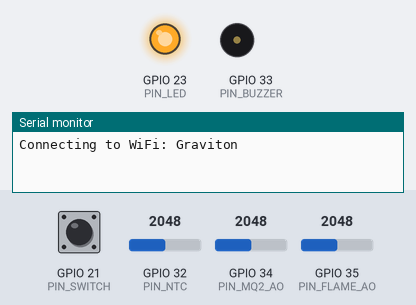
Bench run of a sketch on a simulated ESP32. Shown: output pins drawn as LEDs (lit = HIGH), buzzer (waves = sounding, pin HIGH), the last lines printed to the serial monitor. Dashed ring = blinking. The inputs (shaded band) are chosen by the test bench; at power-on: GPIO 32 (PIN_NTC) = 2048, GPIO 21 (PIN_SWITCH) HIGH, GPIO 34 (PIN_MQ2_AO) = 2048, GPIO 35 (PIN_FLAME_AO) = 2048. WiFi joins after 1.5 s; servers stay silent unless stated; uploads are accepted with an empty reply.

Above: at 0.3 s.
At 2.9 s:
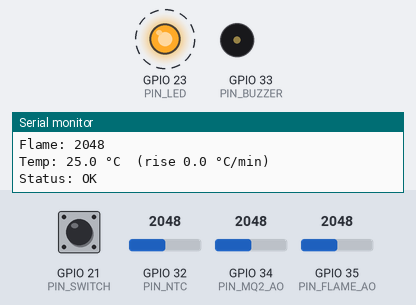
3.0 s: GPIO 32 (PIN_NTC) set to 3603
6.0 s: GPIO 21 (PIN_SWITCH) pulled LOW for 1 s
9.3 s: GPIO 32 (PIN_NTC) set to 4052
11.6 s: GPIO 32 (PIN_NTC) set to 4095
Timing chart, 0 to 15.6 s (numbered marks = the images above; inputs shaded):
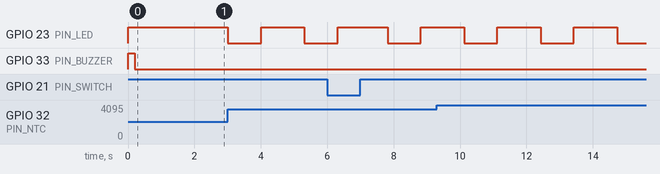

The sketch:

firesight_esp32.ino
```cpp
#include <math.h>
#include <WiFi.h>
#include <HTTPClient.h>
#include <WiFiClientSecure.h>

// ---------- WiFi ----------
const char* WIFI_SSID = "Graviton";
const char* WIFI_PASS = "Graviton@17Hmm";

#define WIFI_CONNECT_TIMEOUT_MS 15000
#define WIFI_RETRY_INTERVAL_MS 10000

// ---------- Server ----------
// FireSight backend (backend/main.py). Replace the IP with your PC's LAN IP.
const char* SERVER_URL = "http://10.29.223.123:8000/api/v1/sensor-data";
#define HTTP_TIMEOUT_MS 5000       // server verifies fire with the camera before answering
#define DEVICE_ID "esp32-fire-01"
#define POST_INTERVAL_MS 2000      // also posts immediately when alarm state changes
#define RESOLVE_RETRY_MS 5000      // retry telling the server about a button press

// ---------- Pins ----------
#define PIN_NTC 32
#define PIN_BUZZER 33
#define PIN_MQ2_AO 34
#define PIN_FLAME_AO 35
#define PIN_LED 23
#define PIN_SWITCH 21              // one leg to GPIO21, other leg to GND (no resistor needed)
                                   // press = fire handled: buzzer off, incident resolved
#define BUTTON_DEBOUNCE_MS 50

#define BUZZER_ON  HIGH            // swap these if your buzzer module is active-LOW
#define BUZZER_OFF LOW
#define LED_ON  LOW               // LED is active-LOW; swap these if it is wired to GND
#define LED_OFF HIGH
#define LED_BLINK_MS 1000           // blink length after a successful POST

// ---------- Fire thresholds (TUNE THESE) ----------
#define SMOKE_THRESHOLD 1500       // smoke vote when raw ADC  >  this (0-4095)
#define FLAME_THRESHOLD 700       // flame vote when raw ADC  <  this (0-4095)
#define TEMP_ALARM_C 57.0          // fixed-temperature alarm point
#define TEMP_ROR_C_PER_MIN 8.3     // rate-of-rise alarm point

#define MQ2_WARMUP_MS 30000        // ignore smoke reading while MQ-2 heats up
#define CONFIRM_CYCLES 2           // consecutive fire readings before buzzer turns on
#define CLEAR_CYCLES 5             // consecutive safe readings before buzzer turns off
#define SENSOR_INTERVAL_MS 1000    // how often sensors are checked

// ---------- Thermistor ----------
// Make sure these match your real parts, otherwise the temperature (and the 57C limit) is wrong.
// If your NTC is 100k, set both SERIES_RESISTOR and NOMINAL_RESISTANCE to 100000.
#define SERIES_RESISTOR 10000
#define NOMINAL_RESISTANCE 10000
#define NOMINAL_TEMPERATURE 25
#define B_COEFFICIENT 3950
#define VCC_MV 3300.0

#define NUM_SAMPLES 16

// ---------- Rate-of-rise history ----------
#define TEMP_HIST_SIZE 64
#define ROR_WINDOW_MS 60000        // look back up to 60 s
#define ROR_MIN_SPAN_MS 15000      // need at least 15 s of data to trust the rate

float tempHist[TEMP_HIST_SIZE];
unsigned long tempHistTime[TEMP_HIST_SIZE];
int tempHistHead = 0;
int tempHistCount = 0;

// ---------- Alarm state ----------
bool fireAlarm = false;
int alarmCount = 0;
int clearCount = 0;

// Live incident: the server confirmed the fire with the camera (or could not be
// reached). The buzzer stays on until the button is pressed, even if the sensors
// clear. While it is live the server doesn't take more photos.
bool incidentLive = false;
// After the button press a new alarm waits until the sensors read clear once,
// so a fire that is still burning doesn't re-trigger straight away.
bool waitForClear = false;
// The button was pressed but the server hasn't heard yet.
bool resolvePending = false;

// Average several ADC samples (raw counts) to reduce noise
int readAveragedRaw(int pin) {
  uint32_t sum = 0;
  for (int i = 0; i < NUM_SAMPLES; i++) {
    sum += analogRead(pin);
    delay(2);
  }
  return (int)(sum / NUM_SAMPLES);
}

// Returns temperature in Celsius, or NAN if the sensor looks disconnected/shorted.
// Wiring assumed: 3.3V -> NTC -> GPIO32 -> fixed resistor -> GND
float readTempC() {
  uint32_t mv = 0;
  for (int i = 0; i < NUM_SAMPLES; i++) {
    mv += analogReadMilliVolts(PIN_NTC);
    delay(2);
  }
  float v = mv / (float)NUM_SAMPLES;

  if (v <= 0 || v >= VCC_MV) return NAN;

  float r = SERIES_RESISTOR * (VCC_MV / v - 1.0);
  float k = log(r / NOMINAL_RESISTANCE) / B_COEFFICIENT + 1.0 / (NOMINAL_TEMPERATURE + 273.15);
  return (1.0 / k) - 273.15;
}

// Stores the reading and returns the temperature rise in C/min over the last ~60 s.
// Returns 0 until enough history exists.
float tempRiseRate(float tempC) {
  if (isnan(tempC)) return 0;

  unsigned long now = millis();
  tempHist[tempHistHead] = tempC;
  tempHistTime[tempHistHead] = now;
  tempHistHead = (tempHistHead + 1) % TEMP_HIST_SIZE;
  if (tempHistCount < TEMP_HIST_SIZE) tempHistCount++;

  int oldest = (tempHistHead - tempHistCount + TEMP_HIST_SIZE) % TEMP_HIST_SIZE;
  for (int k = 0; k < tempHistCount; k++) {
    int idx = (oldest + k) % TEMP_HIST_SIZE;
    unsigned long age = now - tempHistTime[idx];
    if (age <= ROR_WINDOW_MS) {
      if (age < ROR_MIN_SPAN_MS) return 0;
      return (tempC - tempHist[idx]) * 60000.0 / (float)age;
    }
  }
  return 0;
}

// Fire = ALL three sensors are past their limits at the same time.
// 'warning' is set when one or two sensors triggered (not enough for an alarm).
bool evaluateFire(int smoke, int flame, float tempC, float rise, bool &warning) {
  bool smokeValid = millis() > MQ2_WARMUP_MS;

  bool smokeHigh  = smokeValid && (smoke > SMOKE_THRESHOLD);
  bool flameSeen  = flame < FLAME_THRESHOLD;
  bool tempHigh   = !isnan(tempC) && tempC >= TEMP_ALARM_C;
  bool tempRising = rise >= TEMP_ROR_C_PER_MIN;
  bool heat       = tempHigh || tempRising;   // use just 'tempHigh' to require the full 57 C

  int votes = (int)smokeHigh + (int)flameSeen + (int)heat;

  bool fire = (votes == 3);
  warning = (votes >= 1) && !fire;
  return fire;
}

// Buzzer is ON for the whole live incident, until the button is pressed.
void applyBuzzer() {
  digitalWrite(PIN_BUZZER, incidentLive ? BUZZER_ON : BUZZER_OFF);
}

// Debounce the sensors' fire state. This only decides what is posted as "fire";
// the buzzer follows the incident.
void updateAlarm(bool fireNow) {
  if (!fireNow) waitForClear = false;
  if (fireNow && !waitForClear) {
    clearCount = 0;
    if (alarmCount < CONFIRM_CYCLES) alarmCount++;
    if (alarmCount >= CONFIRM_CYCLES) fireAlarm = true;
  } else {
    alarmCount = 0;
    if (fireAlarm && ++clearCount >= CLEAR_CYCLES) {
      fireAlarm = false;
      clearCount = 0;
    }
  }
  applyBuzzer();
}

// Checked every loop pass. Acts on the press, not the release.
void pollButton() {
  static bool lastPressed = false;
  static unsigned long lastChange = 0;

  bool pressed = (digitalRead(PIN_SWITCH) == LOW);   // INPUT_PULLUP: pressed = LOW
  if (pressed == lastPressed || millis() - lastChange < BUTTON_DEBOUNCE_MS) return;
  lastPressed = pressed;
  lastChange = millis();
  if (!pressed) return;

  Serial.println(incidentLive ? "Button pressed -> incident resolved, buzzer OFF"
                              : "Button pressed (no live incident)");
  incidentLive = false;
  fireAlarm = false;
  alarmCount = 0;
  clearCount = 0;
  waitForClear = true;
  // Sent even with no local incident: after a reboot the server may still have one.
  resolvePending = true;
  applyBuzzer();
}

// One short blink to show a successful POST
void blinkLed() {
  digitalWrite(PIN_LED, LED_ON);
  delay(LED_BLINK_MS);
  digitalWrite(PIN_LED, LED_OFF);
}

// Reads "buzz" from the server's JSON reply, e.g. {...,"buzz":true,...}.
// Missing or unreadable -> true (fail-safe: trust the sensors).
bool parseBuzz(const String &body) {
  int i = body.indexOf("\"buzz\"");
  if (i < 0) return true;
  i = body.indexOf(':', i);
  if (i < 0) return true;
  i++;
  while (i < (int)body.length() && body[i] == ' ') i++;
  return !body.startsWith("false", i);
}

// POSTs JSON to 'url'. Returns true on a 2xx response and puts its body in 'reply'.
bool httpPostJson(const String &url, const String &payload, String &reply) {
  if (WiFi.status() != WL_CONNECTED) {
    Serial.println("POST skipped: WiFi not connected");
    return false;
  }

  HTTPClient http;
  WiFiClientSecure secureClient;
  WiFiClient plainClient;

  if (url.startsWith("https://")) {
    secureClient.setInsecure();  // skips certificate check; use setCACert() in production
    http.begin(secureClient, url);
  } else {
    http.begin(plainClient, url);
  }

  http.setConnectTimeout(HTTP_TIMEOUT_MS);
  http.setTimeout(HTTP_TIMEOUT_MS);
  http.addHeader("Content-Type", "application/json");

  int code = http.POST(payload);

  if (code > 0) {
    Serial.print("POST response code: ");
    Serial.println(code);
    if (code >= 200 && code < 300) reply = http.getString();
  } else {
    Serial.print("POST failed: ");
    Serial.println(HTTPClient::errorToString(code));
  }

  http.end();
  return (code >= 200 && code < 300);
}

// Sends sensor readings as JSON via HTTP POST. Returns true on 2xx response and
// sets 'buzz' to the server's decision.
bool postSensorData(int smoke, int flame, float tempC, bool fire, bool &buzz) {
  buzz = true;   // fail-safe until the server says otherwise

  String payload = "{";
  payload += "\"device_id\":\"" DEVICE_ID "\",";
  payload += "\"smoke\":" + String(smoke) + ",";
  payload += "\"flame\":" + String(flame) + ",";
  payload += "\"temperature\":";
  payload += isnan(tempC) ? String("null") : String(tempC, 1);
  payload += ",\"fire\":";
  payload += fire ? "true" : "false";
  payload += "}";

  String reply;
  bool ok = httpPostJson(SERVER_URL, payload, reply);
  if (ok) buzz = parseBuzz(reply);
  return ok;
}

// Tells the server the button was pressed, closing the device's live incident.
// Retried from loop() until it gets through.
void sendResolve() {
  static unsigned long lastTry = 0;
  if (!resolvePending) return;
  if (lastTry != 0 && millis() - lastTry < RESOLVE_RETRY_MS) return;
  lastTry = millis();

  String reply;
  if (httpPostJson(String(SERVER_URL) + "/" DEVICE_ID "/resolve", "{}", reply)) {
    resolvePending = false;
    lastTry = 0;
    Serial.println("Incident resolved on the server");
  }
}

void checkSensors() {
  static unsigned long lastPost = 0;
  static bool lastFireState = false;

  int smokeValue = readAveragedRaw(PIN_MQ2_AO);
  int flameValue = readAveragedRaw(PIN_FLAME_AO);
  float tempC = readTempC();
  float rise = tempRiseRate(tempC);

  // Decide and drive the buzzer FIRST, before any slow network work
  bool warning = false;
  bool fireNow = evaluateFire(smokeValue, flameValue, tempC, rise, warning);
  updateAlarm(fireNow);

  Serial.print("Smoke: ");
  Serial.print(smokeValue);
  if (millis() <= MQ2_WARMUP_MS) Serial.print("  (MQ-2 warming up)");
  Serial.println();

  Serial.print("Flame: ");
  Serial.println(flameValue);

  Serial.print("Temp: ");
  if (isnan(tempC)) {
    Serial.println("Error/Disconnected");
  } else {
    Serial.print(tempC, 1);
    Serial.print(" °C  (rise ");
    Serial.print(rise, 1);
    Serial.println(" °C/min)");
  }

  Serial.print("Status: ");
  Serial.println(incidentLive ? "FIRE INCIDENT LIVE (press button to resolve)"
                              : (fireAlarm ? "FIRE ALARM" : (warning ? "WARNING" : "OK")));
  Serial.println();

  // Post every POST_INTERVAL_MS, or immediately when the alarm state changes
  unsigned long now = millis();
  if (fireAlarm != lastFireState || now - lastPost >= POST_INTERVAL_MS) {
    lastFireState = fireAlarm;
    lastPost = now;
    bool buzz = true;
    bool ok = postSensorData(smokeValue, flameValue, tempC, fireAlarm, buzz);

    if (fireAlarm && !incidentLive) {
      // Server unreachable -> buzz anyway (fail-safe). Otherwise obey the camera check.
      // Once live, the buzzer stays on until the button is pressed.
      incidentLive = !ok || buzz;
      applyBuzzer();   // before the LED blink, which blocks
      Serial.print("Camera verification: ");
      Serial.println(!ok ? "server unreachable -> BUZZ until button (fail-safe)"
                         : (buzz ? "fire confirmed -> BUZZ until button" : "no fire in image -> SILENT"));
    }

    if (ok) {
      Serial.println("reached");
      blinkLed();   // blink only when the server returned 2xx
    }
  }
}

// Connects to WiFi and waits up to the timeout. Used once in setup().
bool connectWiFi() {
  Serial.print("Connecting to WiFi: ");
  Serial.println(WIFI_SSID);

  WiFi.mode(WIFI_STA);
  WiFi.setAutoReconnect(true);
  WiFi.begin(WIFI_SSID, WIFI_PASS);

  unsigned long start = millis();
  while (WiFi.status() != WL_CONNECTED && millis() - start < WIFI_CONNECT_TIMEOUT_MS) {
    delay(500);
    Serial.print(".");
  }
  Serial.println();

  if (WiFi.status() == WL_CONNECTED) {
    Serial.print("WiFi connected. IP: ");
    Serial.println(WiFi.localIP());
    return true;
  }

  Serial.println("WiFi connection failed");
  return false;
}

// Non-blocking reconnect: never stalls the fire detection while WiFi is down.
void ensureWiFi() {
  static unsigned long lastAttempt = 0;

  if (WiFi.status() == WL_CONNECTED) return;
  if (millis() - lastAttempt < WIFI_RETRY_INTERVAL_MS) return;
  lastAttempt = millis();

  Serial.println("WiFi disconnected, retrying...");
  WiFi.disconnect();
  WiFi.begin(WIFI_SSID, WIFI_PASS);
}

void setup() {
  Serial.begin(115200);

  analogSetAttenuation(ADC_11db);

  pinMode(PIN_MQ2_AO, INPUT);
  pinMode(PIN_FLAME_AO, INPUT);
  pinMode(PIN_NTC, INPUT);

  pinMode(PIN_BUZZER, OUTPUT);
  digitalWrite(PIN_BUZZER, BUZZER_OFF);

  pinMode(PIN_LED, OUTPUT);
  digitalWrite(PIN_LED, LED_OFF);

  pinMode(PIN_SWITCH, INPUT_PULLUP);   // pressed = LOW

  // Short beep at boot to confirm the buzzer wiring
  digitalWrite(PIN_BUZZER, BUZZER_ON);
  delay(200);
  digitalWrite(PIN_BUZZER, BUZZER_OFF);

  connectWiFi();
}

void loop() {
  static unsigned long lastRead = 0;

  ensureWiFi();
  pollButton();   // every pass, so the buzzer stops the moment it is pressed
  sendResolve();

  if (millis() - lastRead >= SENSOR_INTERVAL_MS) {
    lastRead = millis();
    checkSensors();
  }
}
```
